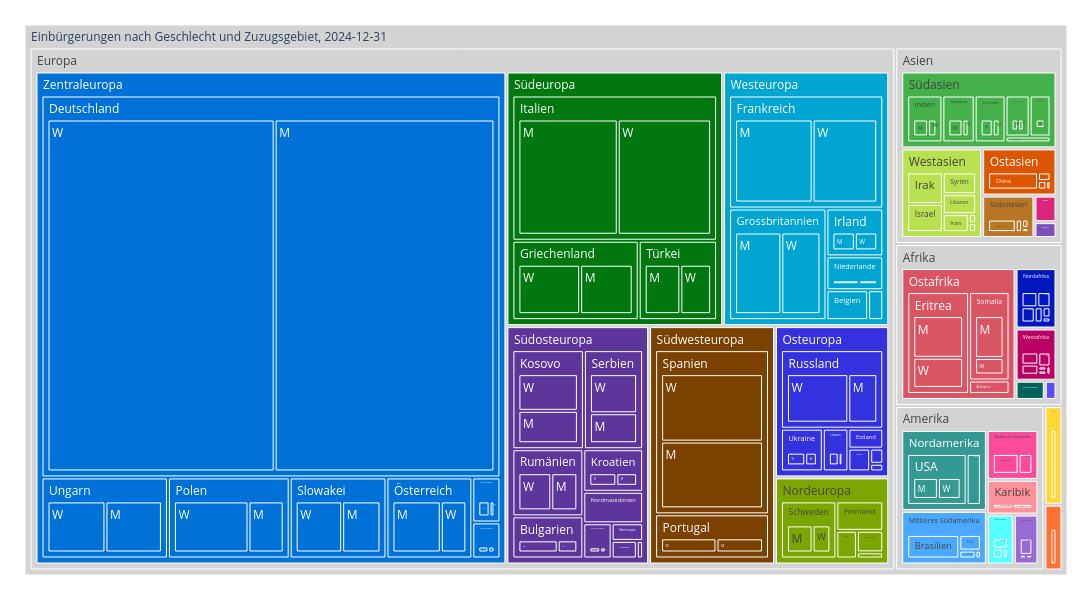

Write notebook code for a chart like this one.
### Code cell
treeMap2= mypy_dv.plot_px_treemap(
    data=myTM2.reset_index()
    ,levels=['KontinentBisherLang','RegionBisherLang', 'NationBisherLang','SexKurz',]
    ,values="sum_AnzEinbWir"
    ,color="RegionBisherLang"
    #, color_continuous_scale='Blues'
    ,color_discrete_map=farben_dict_zc 
    ,height=600
    ,width=1100               
    #,margin_val_bottom=25
    ,myHeaderTitle="Einbürgerungen nach Geschlecht und Zuzugsgebiet, "+data_max_date
)
treeMap2

### Figure 1 — Plotly figure (JSON) as saved in the notebook; plotly's stock layout.template omitted (floating-point values rounded to 4 significant figures; data arrays with more than 128 entries replaced by an {"elided": "..."} marker saying what was removed)
{"data": [{"branchvalues": "total", "customdata": {"elided": "326x1 str values"}, "domain": {"x": [0, 1], "y": [0, 1]}, "hovertemplate": "%{label}<br><br>Anzahl:<br>%{value}<extra></extra>", "ids": {"elided": "326 str values"}, "labels": {"elided": "326 str values"}, "marker": {"colors": {"elided": "326 str values"}}, "name": "", "parents": {"elided": "326 str values"}, "root": {"color": "grey"}, "type": "treemap", "values": {"elided": "326 int values"}}], "layout": {"height": 600, "legend": {"tracegroupgap": 0}, "margin": {"b": 25, "l": 25, "r": 25, "t": 25}, "width": 1100}}
